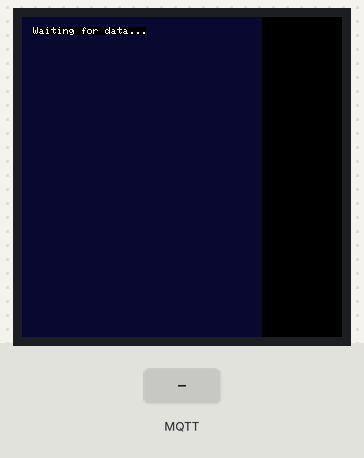
The program below on a simulated Raspberry Pi Pico running MicroPython. On the bench: 320×320 colour display. The test bench sets the inputs (shaded band). WiFi joins after 1.5 s; no MQTT or app messages arrive unless stated; what the program prints to the serial console is not drawn.

Above: at 3.6 s.
3.7 s: MQTT message "1" arrives on the first subscribed topic
At 4.7 s:
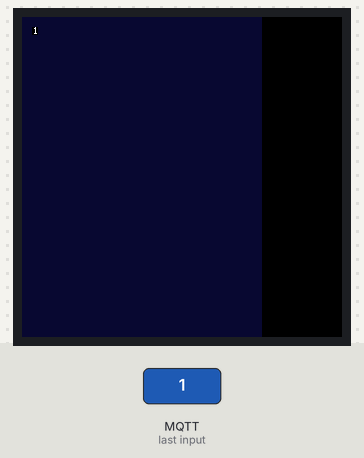
5.3 s: MQTT message "on" arrives on the first subscribed topic
At 5.9 s:
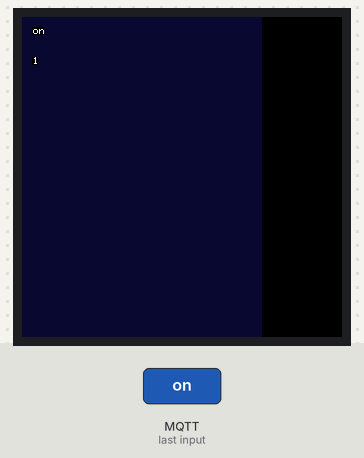
6.8 s: MQTT message "off" arrives on the first subscribed topic
At 7.2 s:
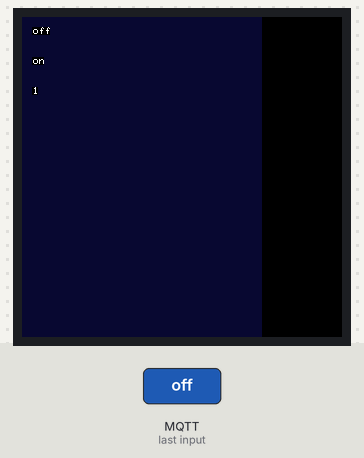
Timing chart, 0 to 9.8 s (numbered marks = the images above; inputs shaded):
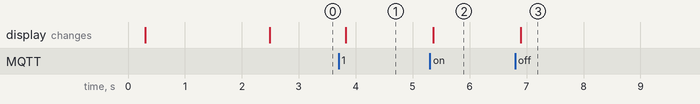

The program:

Raspberry_Pi_Pico_W__wrkg.py
```python
import network
import time
from simple import MQTTClient
from machine import Pin, SPI
import ili9341

# WiFi Credentials
WIFI_SSID = "moto g(30)_2775"
WIFI_PASSWORD = "12345677"

# MQTT Broker Details
MQTT_BROKER = "192.168.109.241"  # Change this to your Node-RED broker IP
MQTT_TOPIC = "pico/display"

# Initialize SPI0 for LCD (2.8" TFT 240x320)
spi = SPI(0, baudrate=40000000, sck=Pin(18), mosi=Pin(19))
tft = ili9341.ILI9341(
    spi,
    cs=Pin(17),
    dc=Pin(15),
    rst=Pin(16),
    w=320,
    h=320,
    r=0  # Rotation (0, 90, 180, or 270)
)

# Message storage
messages = []
MAX_MESSAGES = 10  # Max number of messages to display at once
LINE_HEIGHT = 30  # Space between lines

# Function to connect WiFi
def connect_wifi():
    wlan = network.WLAN(network.STA_IF)
    wlan.active(True)
    wlan.connect(WIFI_SSID, WIFI_PASSWORD)

    print("Connecting to WiFi...")
    while not wlan.isconnected():
        time.sleep(1)
    print("Connected to WiFi:", wlan.ifconfig())

# Function to handle received MQTT messages
def on_message(topic, msg):
    global messages

    text = msg.decode()
    print("Received:", text)

    # Insert new message at the top
    messages.insert(0, text)

    # Limit the number of messages to fit the screen
    if len(messages) > MAX_MESSAGES:
        messages.pop()  # Remove the oldest message at the bottom

    # Refresh the screen
    draw_screen()

# Function to draw the background
def draw_background():
    tft.fill_rectangle(0, 0, 240, 320, ili9341.color565(10, 10, 50))  # Dark blue background

# Function to draw messages on screen
def draw_screen():
    draw_background()
    y_offset = 10  # Start drawing from the top

    for message in messages:
        tft.chars(message, 10, y_offset)
        y_offset += LINE_HEIGHT  # Move to the next line

# Connect to MQTT Broker
def connect_mqtt():
    client = MQTTClient("pico_client", MQTT_BROKER)
    client.set_callback(on_message)
    client.connect()
    client.subscribe(MQTT_TOPIC)
    print("Connected to MQTT Broker, Subscribed to:", MQTT_TOPIC)
    return client

# Main Function
def main():
    connect_wifi()
    client = connect_mqtt()

    draw_background()
    tft.chars("Waiting for data...", 10, 10)

    while True:
        client.check_msg()  # Check for new MQTT messages
        time.sleep(0.1)

# Run the main function
main()
 
```

Measured:
- after the input at 3.7 s, the display: changes after 0.12 s (image 1)
- after the input at 5.3 s, the display: changes after 0.06 s (image 2)
- after the input at 6.8 s, the display: changes after 0.10 s (image 3)
